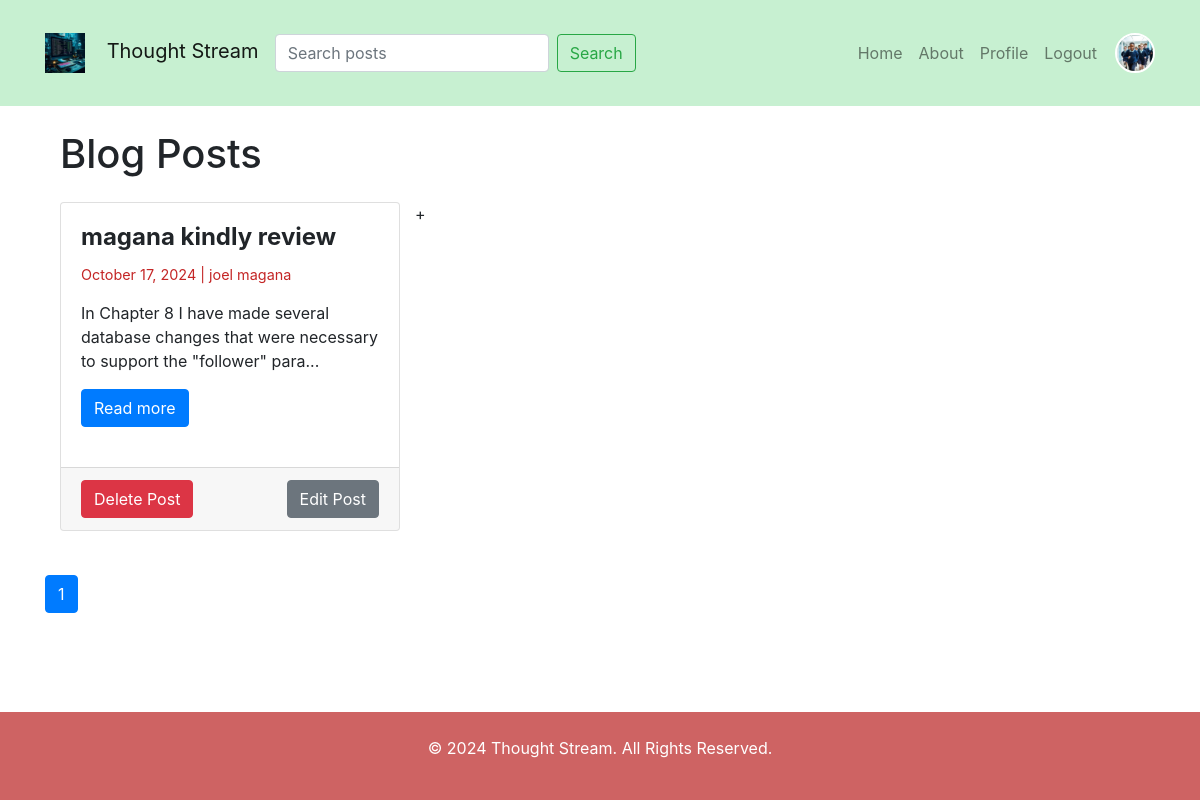
Page /posts (signed in) on the earlier database version.
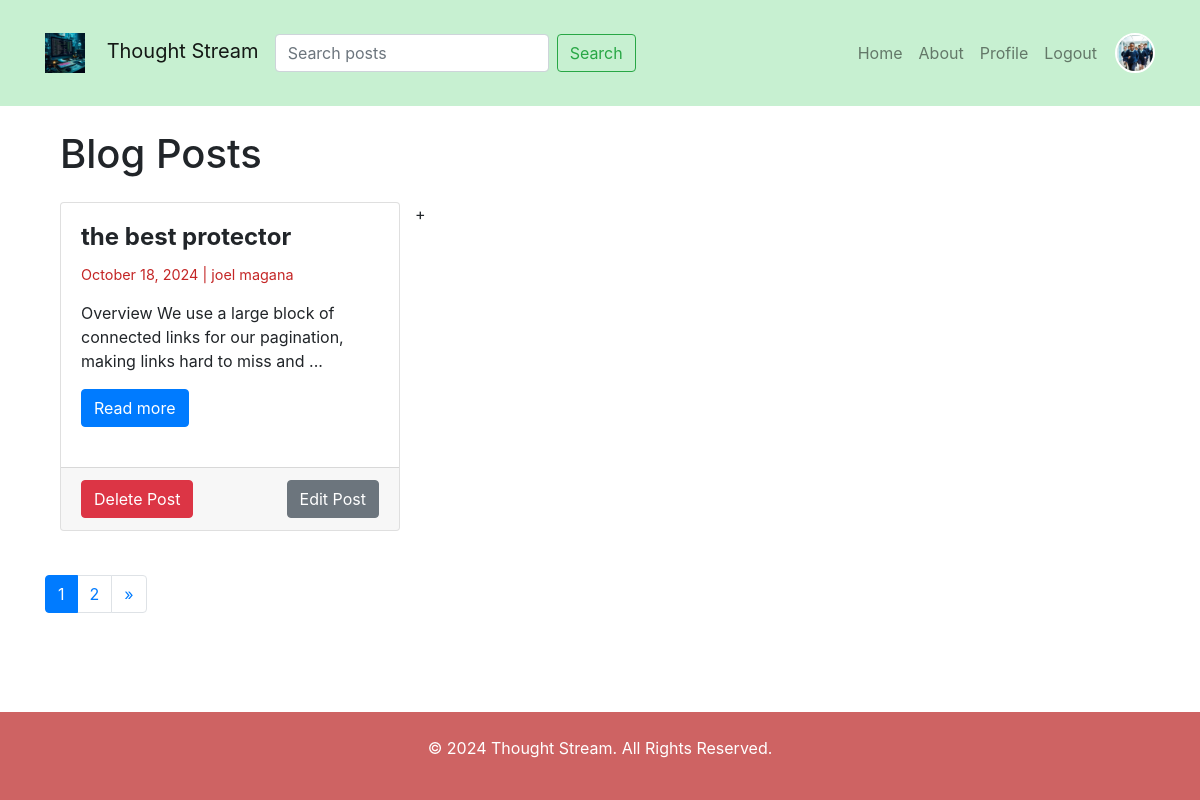
Same page on the later database version.
### models.py (models this page shows, shortened)
class Post(db.Model):
    id = db.Column(db.Integer, primary_key=True)
    title = db.Column(db.String(150), nullable=False)
    body = db.Column(db.Text, nullable=False)
    date_posted = db.Column(db.DateTime, nullable=False, default=datetime.now(timezone.utc))
    user_id = db.Column(db.Integer, db.ForeignKey('user.id'), nullable=False)
    author = db.relationship('User', backref='posts', lazy=True)
    comments = db.relationship('Comment', backref='post_comments', lazy=True)
    likes = db.relationship('Like', backref='post_likes', lazy=True)

class User(db.Model, UserMixin):
    id = db.Column(db.Integer, primary_key = True)
    username = db.Column(db.String(150), unique=True, nullable=False)
    email = db.Column(db.String(100), unique = True, nullable=False)
    password = db.Column(db.String(150), nullable=False)
    def get_id(self):
        return self.id

### routes.py (the view)
    @app.route('/posts')
    def posts():
        page = request.args.get('page', 1, type=int)
        all_posts = Post.query.order_by(Post.date_posted.desc()).paginate(page=page, per_page=1)
        if all_posts:
            return render_template('posts.html', posts=all_posts)
        return render_template('404.html'), 404

### app.py (called while the page is built)
def create_app():
    app = Flask(__name__)
    app.config['SECRET_KEY'] = 'i dont know'
    app.config['SQLALCHEMY_DATABASE_URI'] = 'sqlite:///flasker.db'
    app.config['CACHE_TYPE'] = 'redis'
    app.config['CACHE_REDIS_HOST'] = 'localhost'
    app.config['CACHE_REDIS_PORT'] = '6379'
    cache = Cache(app)
    db.init_app(app)
    bcrypt.init_app(app)
    login_manager.init_app(app)
    cache.init_app(app)
    @login_manager.user_loader
    def load_user(userid):
        return User.query.get(int(userid))
    from routes import init_routes
    init_routes(app, db, bcrypt,cache)
    migrate= Migrate(app,db)
    return app

### templates/posts.html (shortened to what this page needs)
{% extends 'base.html' %}
{% block content %}
<div class="container mt-4">
    <h1 class="mb-4">Blog Posts</h1>
    <div class="row">
        {% for post in posts %}
        <div class="col-md-4 mb-4">
            <div class="card h-100">
                <div class="card-body">
                    <h2 class="card-title">{{ post.title }}</h2>
                    <p class="date-author">{{post.date_posted.strftime('%B %d, %Y')}} | {{ post.author.username }}</p>
                    <p class="card-text">{{ post.body[:100] }}...</p>
                    <a class="btn btn-primary" href="{{ url_for('post_detail', post_id=post.id) }}">Read more</a>
                </div>
                {% if post.author == current_user %}
                <div class="card-footer d-flex justify-content-between">
                    <form method="POST" action="/post/{{ post.id }}/delete">
                        <button class="btn btn-danger" type="submit">Delete Post</button>
                    </form>
                    <a href="{{ url_for('edit_post', post_id=post.id) }}" class="btn btn-secondary">Edit Post</a>
                </div>
                {% endif %}
            </div>
        </div>+
        {% endfor %}
    </div>
</div>
<nav aria-label="Page navigation">
    <ul class="pagination">
      {% for page_num in posts.iter_pages() %}
        {% if page_num %}
          <li class="page-item {% if page_num == posts.page %}active{% endif %}">
            <a class="page-link" href="{{ url_for('posts', page=page_num) }}">{{ page_num }}</a>
          </li>
        {% else %}
          <li class="page-item"><span class="page-link">...</span></li>
        {% endif %}
      {% endfor %}
      {% if posts.has_next %}
        <li class="page-item">
          <a class="page-link" href="{{ url_for('posts', page=posts.next_num) }}" aria-label="Next">
            <span aria-hidden="true">&raquo;</span>
          </a>
        </li>
      {% endif %}
    </ul>
  </nav>
{% endblock %}

### templates/base.html (shortened to what this page needs)
<!DOCTYPE html>
<html lang="en">
<head>
    <link rel="stylesheet" href="{{ url_for('static', filename='styles.css') }}">
    <link href="https://stackpath.bootstrapcdn.com/bootstrap/4.5.2/css/bootstrap.min.css" rel="stylesheet">
</head>
<body>
    <nav class="navbar navbar-expand-lg navbar-light">
        <div class="container">
            <a href="{{ url_for('home') }}" class="navbar-brand">
                <img src="{{ url_for('static', filename='images/logo.png') }}" alt="Logo" height="40" title="">
                <span class="ml-2">Thought Stream</span>
            </a>
            <form class="form-inline my-2 my-lg-0 ml-auto" action="{{ url_for('search') }}" method="GET">
                <input class="form-control mr-sm-2" type="search" name="query" placeholder="Search posts" required>
                <button class="btn btn-outline-success my-2 my-sm-0" type="submit">Search</button>
            </form>
            <div class="collapse navbar-collapse" id="navbarNav">
                <ul class="navbar-nav ml-auto">
                    <li class="nav-item">
                        <a class="nav-link" href="{{ url_for('home') }}">Home</a>
                    </li>
                    <li class="nav-item">
                        <a class="nav-link" href="{{ url_for('about') }}">About</a>
                    </li>
                    {% if current_user.is_authenticated %}
                        <li class="nav-item">
                            <a class="nav-link" href="{{ url_for('profile') }}">Profile</a>
                        </li>
                        <li class="nav-item">
                            <a class="nav-link" href="{{ url_for('logout') }}">Logout</a>
                        </li>
                        <li class="nav-item">
                            <a href="{{ url_for('profile') }}">
                                <img src="{{ url_for('static', filename='images/profile.jpg') }}" alt="Profile" class="rounded-circle profile-photo">
                            </a>
                        </li>
                    {% endif %}
                </ul>
            </div>
        </div>
    </nav>
    <div class="container">
        {% block content %}
        {% endblock %}
    </div>
    <footer class="text-center py-4">
        <p>&copy; 2024 Thought Stream. All Rights Reserved.</p>
    </footer>
</body>
</html>

### static/styles.css (style rules this page uses)
body { font-family: Arial, sans-serif; margin: 0; padding: 0; background-color: #93d675; font-weight: bold; }
.navbar { background-color: rgba(69, 204, 103, 0.3); padding: 10px 0; }
.navbar .container { display: flex; align-items: center; justify-content: space-between; }
.container { width: 98%; margin: 20px auto; }
footer { text-align: center; padding: 10px 0; background-color: #ce6363; color: white; position: absolute; bottom: 0; width: 100%; }
.card { margin-bottom: 20px; }
.card-title { font-size: 1.5rem; font-weight: bold; }
.card-text { font-size: 1rem; }
.date-author { font-size: 0.9rem; color: rgb(196, 38, 38); }
.profile-photo { width: 40px; height: 40px; object-fit: cover; margin-left: 10px; border: 2px solid #fff; transition: transform 0.3s ease; }
.navbar-brand { display: flex; align-items: center; }
.navbar-brand img { margin-right: 8px; }

Differences in the rows shown:
no longer on this page (row unchanged): Post: title "magana kindly review", date_posted "October 17, 2024", author.username "joel magana", body "In Chapter 8 I have made several database changes that were necessary to support the \"follower\" para"
added Post: title "the best protector", date_posted "October 18, 2024", author.username "joel magana", body "Overview We use a large block of connected links for our pagination, making links hard to miss and"
Other differences:
new list line: "2"
